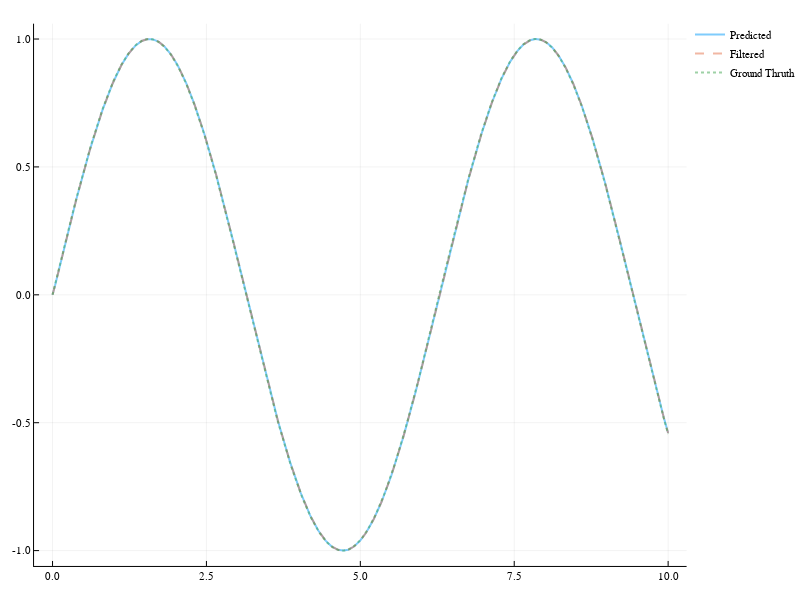

Here is the notebook cell this chart was saved with:
### Markdown cell above
---
### Experiment: Filterung reiner Sinus Werte
Wir versuchen, nur das original Signal zu verfolgen, also diese ohne Rauschen.

### Code cell
A = 1 # Zustandsübergangsmatrix
G = 1 # Messabbildung Matrix
Q = .8
R = 0.5

x̂_0 = 0
# x̂_0 = f(1)
Σ_0 = 0.5

model = KalmanFilter.Kalman(A, Q, G, R, x̂_0, Σ_0)

y_filtered = zeros(length(x))
y_predicted = zeros(length(x))
for (index, value) in enumerate(x)
    y_cur = y[index]
    y_filtered[index] = KalmanFilter.fusion(model, y_cur).state
    y_predicted[index] = KalmanFilter.predict(model).state
    #@printf "Step %4d    y_m %.3f    filtered %.3f    predicted %.3f    gain %.3f\n" index y_cur y_filtered[index] y_predicted[index] KalmanFilter.K(model)
end

plot(x, y_predicted, label = "Predicted")
plot!(x, y_filtered, label = "Filtered", linestyle=:dash)
plot!(x, y, label = "Ground Thruth", linestyle=:dot)

### Figure 1 — Plotly figure (JSON) as saved in the notebook; plotly's stock layout.template omitted (floating-point values rounded to 4 significant figures; data arrays with more than 128 entries replaced by an {"elided": "..."} marker saying what was removed)
{"data": [{"colorbar": {"title": ""}, "hoverinfo": "text", "legendgroup": "Predicted", "line": {"color": "rgba(0, 154, 250, 0.500)", "dash": "solid", "shape": "linear", "width": 2}, "mode": "lines", "name": "Predicted", "showlegend": true, "text": {"elided": "1001 null values"}, "type": "scatter", "x": {"elided": "1001 float values"}, "xaxis": "x1", "y": {"elided": "1001 float values"}, "yaxis": "y1", "zmax": 0.1, "zmin": -0.1}, {"colorbar": {"title": ""}, "hoverinfo": "text", "legendgroup": "Filtered", "line": {"color": "rgba(227, 111, 71, 0.500)", "dash": "dash", "shape": "linear", "width": 2}, "mode": "lines", "name": "Filtered", "showlegend": true, "text": {"elided": "1001 null values"}, "type": "scatter", "x": {"elided": "1001 float values"}, "xaxis": "x1", "y": {"elided": "1001 float values"}, "yaxis": "y1", "zmax": 0.1, "zmin": -0.1}, {"colorbar": {"title": ""}, "hoverinfo": "text", "legendgroup": "Ground Thruth", "line": {"color": "rgba(62, 164, 78, 0.500)", "dash": "dot", "shape": "linear", "width": 2}, "mode": "lines", "name": "Ground Thruth", "showlegend": true, "text": {"elided": "1001 null values"}, "type": "scatter", "x": {"elided": "1001 float values"}, "xaxis": "x1", "y": {"elided": "1001 float values"}, "yaxis": "y1", "zmax": 0.1, "zmin": -0.1}], "layout": {"annotations": [], "height": 600, "legend": {"bgcolor": "rgba(255, 255, 255, 1.000)", "bordercolor": "rgba(0, 0, 0, 1.000)", "font": {"color": "rgba(0, 0, 0, 1.000)", "family": "sans-serif", "size": 11}, "tracegroupgap": 0, "x": 1, "y": 1}, "margin": {"b": 20, "l": 0, "r": 0, "t": 20}, "paper_bgcolor": "rgba(255, 255, 255, 1.000)", "plot_bgcolor": "rgba(255, 255, 255, 1.000)", "showlegend": true, "width": 800, "xaxis": {"anchor": "y1", "domain": [0.04937, 0.9951], "gridcolor": "rgba(0, 0, 0, 0.100)", "gridwidth": 0.5, "linecolor": "rgba(0, 0, 0, 1.000)", "mirror": false, "range": [-0.3, 10.3], "showgrid": true, "showline": true, "showticklabels": true, "tickangle": 0, "tickcolor": "rgb(0, 0, 0)", "tickfont": {"color": "rgba(0, 0, 0, 1.000)", "family": "sans-serif", "size": 11}, "tickmode": "array", "ticks": "inside", "ticktext": ["0.0", "2.5", "5.0", "7.5", "10.0"], "tickvals": [0, 2.5, 5, 7.5, 10], "title": "", "titlefont": {"color": "rgba(0, 0, 0, 1.000)", "family": "sans-serif", "size": 15}, "type": "-", "visible": true, "zeroline": false, "zerolinecolor": "rgba(0, 0, 0, 1.000)"}, "yaxis": {"anchor": "x1", "domain": [0.02508, 0.9934], "gridcolor": "rgba(0, 0, 0, 0.100)", "gridwidth": 0.5, "linecolor": "rgba(0, 0, 0, 1.000)", "mirror": false, "range": [-1.06, 1.06], "showgrid": true, "showline": true, "showticklabels": true, "tickangle": 0, "tickcolor": "rgb(0, 0, 0)", "tickfont": {"color": "rgba(0, 0, 0, 1.000)", "family": "sans-serif", "size": 11}, "tickmode": "array", "ticks": "inside", "ticktext": ["-1.0", "-0.5", "0.0", "0.5", "1.0"], "tickvals": [-1, -0.5, 0, 0.5, 1], "title": "", "titlefont": {"color": "rgba(0, 0, 0, 1.000)", "family": "sans-serif", "size": 15}, "type": "-", "visible": true, "zeroline": false, "zerolinecolor": "rgba(0, 0, 0, 1.000)"}}}
